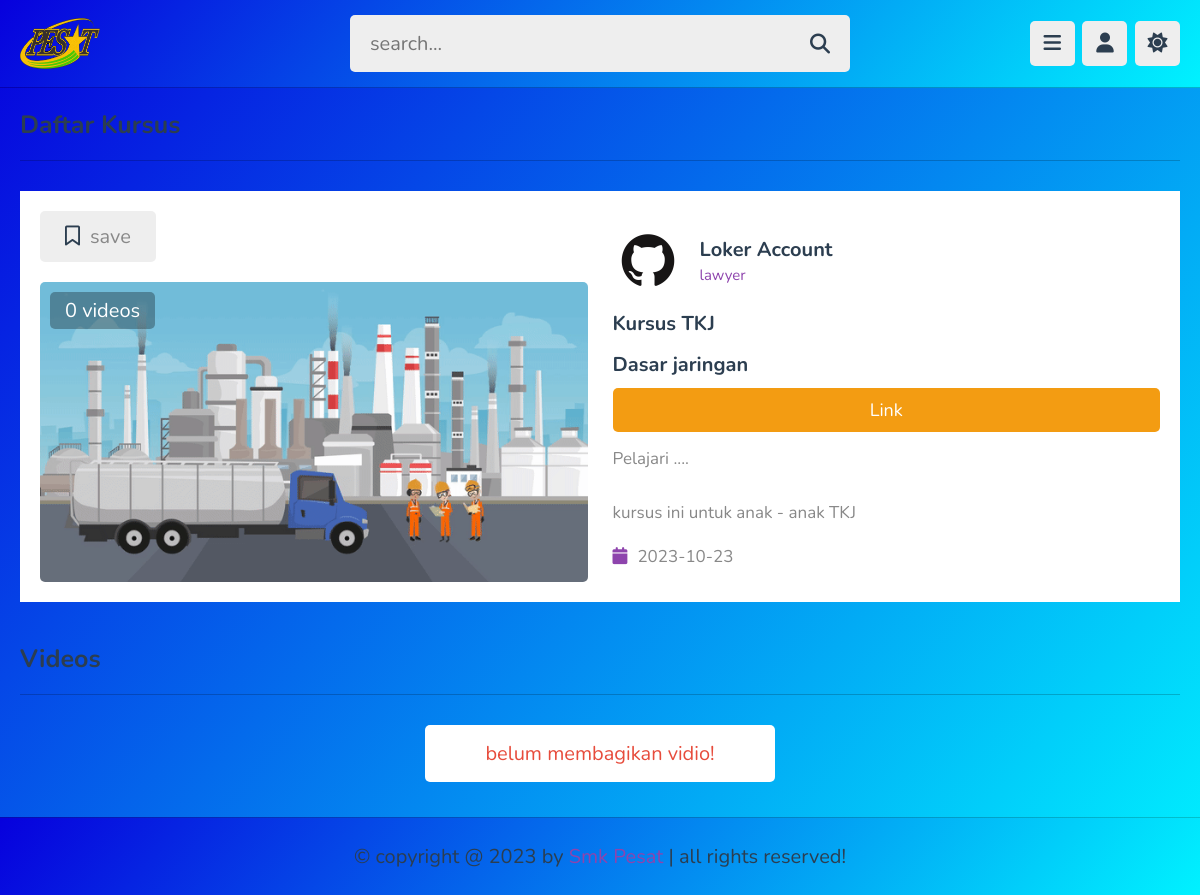
Page /kursus.php?get_id=seaDTrxlFJPSRIp744mr on the committed database.
### tables this page shows
CREATE TABLE `kursus_gratis` (
  `id` varchar(20) NOT NULL,
  `tutor_id` varchar(20) NOT NULL,
  `title` varchar(100) NOT NULL,
  `link` varchar(255) NOT NULL,
  `tema` varchar(255) NOT NULL,
  `description` varchar(1000) NOT NULL,
  `thumb` varchar(100) NOT NULL,
  `date` date NOT NULL DEFAULT current_timestamp(),
  `status` varchar(20) NOT NULL DEFAULT 'deactive',
  `materi` text NOT NULL
);

CREATE TABLE `tutors` (
  `id` varchar(20) NOT NULL,
  `name` varchar(50) NOT NULL,
  `profession` varchar(50) NOT NULL,
  `email` varchar(50) NOT NULL,
  `password` varchar(50) NOT NULL,
  `image` varchar(100) NOT NULL
);

### kursus.php (the view, shortened to what this page needs)
<link rel="stylesheet" href="css/background.css">
<?php
include 'components/connect.php';
if(isset($_COOKIE['user_id'])){
   $user_id = $_COOKIE['user_id'];
}else{
   $user_id = '';
}
if(isset($_GET['get_id'])){
   $get_id = $_GET['get_id'];
}else{
   $get_id = '';
   header('location:home.php');
}
?>
<!DOCTYPE html>
<html lang="en">
<head>
   <link rel="stylesheet" href="https://cdnjs.cloudflare.com/ajax/libs/font-awesome/6.2.0/css/all.min.css">
   <link rel="stylesheet" href="css/style.css">
</head>
<body>
<?php include 'components/user_header.php'; ?>
<section class="playlist">
   <h1 class="heading">Daftar Kursus</h1>
   <div class="row">
      <?php
         $select_playlist = $conn->prepare("SELECT * FROM `kursus_gratis` WHERE id = ? and status = ? LIMIT 1");
         $select_playlist->execute([$get_id, 'active']);
         if($select_playlist->rowCount() > 0){
            $fetch_playlist = $select_playlist->fetch(PDO::FETCH_ASSOC);
            $playlist_id = $fetch_playlist['id'];
            $count_videos = $conn->prepare("SELECT * FROM `content` WHERE playlist_id = ?");
            $count_videos->execute([$playlist_id]);
            $total_videos = $count_videos->rowCount();
            $select_tutor = $conn->prepare("SELECT * FROM `tutors` WHERE id = ? LIMIT 1");
            $select_tutor->execute([$fetch_playlist['tutor_id']]);
            $fetch_tutor = $select_tutor->fetch(PDO::FETCH_ASSOC);
            $select_bookmark = $conn->prepare("SELECT * FROM `bookmark2` WHERE user_id = ? AND playlist_id = ?");
            $select_bookmark->execute([$user_id, $playlist_id]);
      ?>
      <div class="col">
         <form action="" method="post" class="save-list">
            <?php
               if($select_bookmark->rowCount() > 0){
            ?>
            <button type="submit" name="save_list"><i class="fas fa-bookmark"></i><span>saved</span></button>
            <?php
               }else{
            ?>
               <button type="submit" name="save_list"><i class="far fa-bookmark"></i><span>save</span></button>
            <?php
               }
            ?>
         </form>
         <div class="thumb">
            <span><?= $total_videos; ?> videos</span>
            <img src="uploaded_files/<?= $fetch_playlist['thumb']; ?>" alt="">
         </div>
      </div>
      <div class="col">
         <div class="tutor">
            <img src="uploaded_files/<?= $fetch_tutor['image']; ?>" alt="">
            <div>
               <h3><?= $fetch_tutor['name']; ?></h3>
               <span><?= $fetch_tutor['profession']; ?></span>
            </div>
         </div>
         <div class="details">
            <h3><?= $fetch_playlist['title']; ?></h3> <br>
            <h3><?= $fetch_playlist['tema']; ?></h3>
            <h3 class="link"><a href="<?= $fetch_playlist['link']; ?>"><button class="option-btn">Link</button></a></h3>
            <p><?= $fetch_playlist['materi']; ?></p>
            <p><?= $fetch_playlist['description']; ?></p>
            <div class="date"><i class="fas fa-calendar"></i><span><?= $fetch_playlist['date']; ?></span></div>
         </div>
      </div>
      <?php
         }else{
            echo '<p class="empty">belum ada loker!</p>';
         }
      ?>
   </div>
</section>
<section class="videos-container">
   <h1 class="heading">videos</h1>
   <div class="box-container">
      <?php
         $select_content = $conn->prepare("SELECT * FROM `content` WHERE playlist_id = ? AND status = ? ORDER BY date DESC");
         $select_content->execute([$get_id, 'active']);
         if($select_content->rowCount() > 0){
            while($fetch_content = $select_content->fetch(PDO::FETCH_ASSOC)){
      ?>
      <a href="watch_video.php?get_id=<?= $fetch_content['id']; ?>" class="box">
         <i class="fas fa-play"></i>
         <img src="uploaded_files/<?= $fetch_content['thumb']; ?>" alt="">
         <h3><?= $fetch_content['title']; ?></h3>
         <h3 class="option-btn"><?= $fetch_content['link']; ?></h3>
      </a>
      <?php
            }
         }else{
            echo '<p class="empty">belum membagikan vidio!</p>';
         }
      ?>
   </div>
</section>
<?php include 'components/footer.php'; ?>
</body>
</html>

### css/background.css (style rules this page uses)
body { background-image: url(https://smkpesat.sch.id/wp-content/uploads/2020/06/BG-HomePage-High.png); background-image: linear-gradient(130deg, #0700dd 0%, #00f2ff 100%); }

### css/style.css (style rules this page uses)
:root { --main-color:#8e44ad; --red:#e74c3c; --oragen:#f39c12; --white:#fff; --black:#2c3e50; --light-color:#888; --light-bg:#eee; --border:.1rem solid rgba(0,0,0,.2); }
* { font-family: 'Nunito', sans-serif; margin: 0; padding: 0; box-sizing: border-box; outline: none; border: none; text-decoration: none; }
html { font-size: 62.5%; overflow-x: hidden; }
body { background-color: var(--light-bg); padding-left: 30rem; }
section { padding:2rem; max-width: 1200px; margin: 0 auto; }
.btn, .option-btn, .delete-btn, .inline-btn, .inline-option-btn, .inline-delete-btn { border-radius: .5rem; padding: 1rem 3rem; font-size: 1.8rem; color: #fff; margin-top: 1rem; text-transform: capitalize; cursor: pointer; text-align: center; }
.btn, .option-btn, .delete-btn { display: block; width: 100%; }
.option-btn, .inline-option-btn { background-color: var(--oragen); }
.empty { background-color: var(--white); border-radius: .5rem; padding: 1.5rem; text-align: center; width: 100%; font-size: 2rem; color: var(--red); }
.heading { padding-bottom: 1.8rem; border-bottom: var(--border); font-size: 2.5rem; color: var(--black); text-transform: capitalize; margin-bottom: 3rem; }
.playlist .row { display: flex; align-items: center; gap:2.5rem; flex-wrap: wrap; padding: 2rem; background-color: var(--white); }
.playlist .row .col { flex: 1 1 40rem; }
.playlist .row .col .save-list button { font-size: 2rem; border-radius: .5rem; background-color: var(--light-bg); padding: 1.2rem 2.5rem; cursor: pointer; margin-bottom: 2rem; }
.playlist .row .col .save-list button i { color: var(--black); margin-right: 1rem; }
.playlist .row .col .save-list button span { color: var(--light-color); }
.playlist .row .col .thumb { position: relative; height: 30rem; }
.playlist .row .col .thumb span { position: absolute; top: 1rem; left: 1rem; border-radius: .5rem; padding: .5rem 1.5rem; font-size: 2rem; color: #fff; background-color: rgba(0,0,0,.3); }
.playlist .row .col .thumb img { width: 100%; height: 100%; border-radius: .5rem; object-fit: cover; }
.playlist .row .col .tutor { display: flex; align-items: center; gap: 1.7rem; }
.playlist .row .col .tutor img { height: 7rem; width: 7rem; border-radius: 50%; object-fit: cover; }
.playlist .row .col .tutor h3 { font-size: 2rem; color: var(--black); margin-bottom: .2rem; }
.playlist .row .col .tutor span { color: var(--main-color); font-size: 1.5rem; }
.playlist .row .col .details { padding-top: 1.5rem; }
.playlist .row .col .details h3 { font-size: 2rem; color: var(--black); }
.playlist .row .col .details p { padding: 1rem 0; line-height: 2; color: var(--light-color); font-size: 1.7rem; }
.playlist .row .col .details .date { font-size: 1.7rem; padding-top: .5rem; }
.playlist .row .col .details .date i { color: var(--main-color); margin-right: 1rem; }
.playlist .row .col .details .date span { color: var(--light-color); }
.videos-container .box-container { display: grid; grid-template-columns: repeat(auto-fit, 35rem); gap: 1.5rem; align-items: flex-start; justify-content: center; }
@media (max-width:1200px) { body { padding-left: 0; } }

### rows in the picture
kursus_gratis: thumb (picture), title "Kursus TKJ", tema "Dasar jaringan", materi "Pelajari ....", description "kursus ini untuk anak - anak TKJ", date "2023-10-23"
tutors: image (picture), name "Loker Account", profession "lawyer"

### other values in the picture
$total_videos "0"
